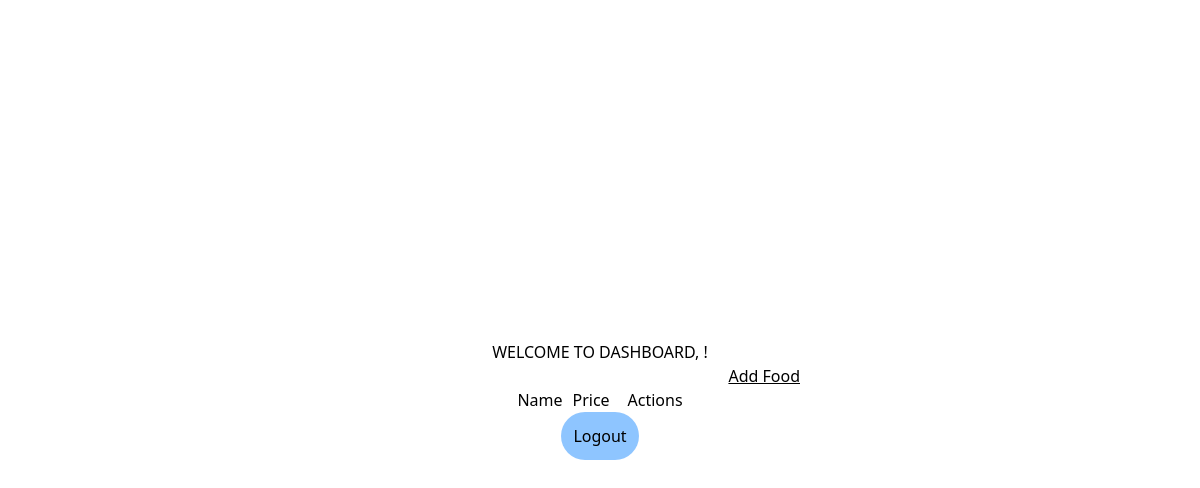
Before: /admin (signed in) with the older database file.
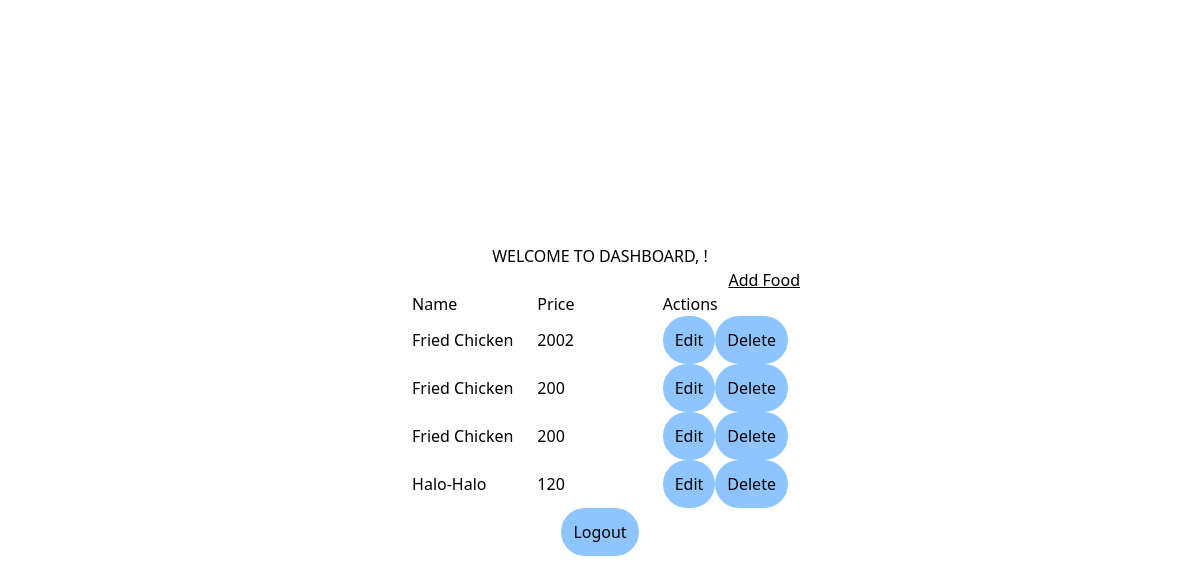
After: the same page with the newer database file.
### tables this page shows
CREATE TABLE food (
            foodId integer primary key autoincrement,
            foodName text,
            foodPrice decimal
        );

### app.py (the view)
@app.route('/admin')
def admin():
    foods = db.get_all_foods()
    return render_template('admin-dashboard.html', foods=foods)

### db.py (called while the page is built)
def connect():
    conn = sqlite3.connect(db)
    conn.row_factory = sqlite3.Row
    return conn

def get_all_foods():
    sql = 'select * from food'
    with connect() as conn:
        foods = conn.execute(sql).fetchall()
        foods = [dict(food) for food in foods]
        return foods

### templates/admin-dashboard.html (shortened to what this page needs)
<!DOCTYPE html>
<html lang="en">
<head>
    <link rel="stylesheet" href="{{url_for('static',filename='css/output.css')}}">
</head>
<body>
    <div class="w-screen h-screen flex flex-col justify-center items-center">
        <p>WELCOME TO DASHBOARD, !</p>
        <button onclick="window.location.href='/add-food'" class="underline w-1/3 text-right">Add Food</button>
        <table>
            <tr>
                <td class="w-1/3">Name</td>
                <td class="w-1/3">Price</td>
                <td class="w-1/3">Actions</td>
            </tr>
            {%for food in foods%}
                <tr>
                    <td>{{food['foodName']}}</td><td>{{food['foodPrice']}}</td>
                    <td class="flex ">
                        <form action="/edit-food">
                            <button type="submit" class="bg-blue-300 rounded-3xl p-3">Edit</button>
                        </form>
                        <form action="/delete-food" method="post">
                            <button onclick="ConfirmDelete(this)" class="bg-blue-300 rounded-3xl p-3">Delete</button>
                        </form>
                    </td>
                </tr>
            {%endfor%}
        </table>
        <form action="/logout" method="post">
            <button type="submit" class="bg-blue-300 rounded-3xl p-3">Logout</button>
        </form>
    </div>
</body>
</html>

Changed rows visible on the page:
added food: foodName "Fried Chicken", foodPrice "2002"
added food: foodName "Fried Chicken", foodPrice "200"
added food: foodName "Fried Chicken", foodPrice "200"
added food: foodName "Halo-Halo", foodPrice "120"
